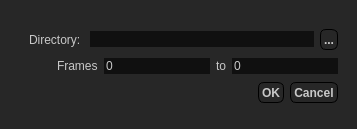
<?xml version="1.0" encoding="UTF-8"?>
<ui version="4.0">
 <class>ExportDialog</class>
 <widget class="QDialog" name="ExportDialog">
  <property name="windowModality">
   <enum>Qt::ApplicationModal</enum>
  </property>
  <property name="geometry">
   <rect>
    <x>0</x>
    <y>0</y>
    <width>357</width>
    <height>129</height>
   </rect>
  </property>
  <property name="windowTitle">
   <string>Export</string>
  </property>
  <property name="styleSheet">
   <string notr="true">/*
	zbrush-like palette
	darkerbg: #101010
	background: #272727	
	lighterbg: #3f3f3f
	inactive font: #959595
	active font: #c8c8c8	
	orange: #f27000
	yellow: #FFDE00
*/

QWidget {
	background: #272727;
	background-color: #272727;
	color: #c8c8c8;
	border: 0;	
}

QTabBar {
	background-color: #272727;
	border: 0;
}

QTabBar::tab { 
	background-color: #272727;
	color: #959595;	 
	padding: 6px;
	/* border: 1px solid black; */ 
	
	border: 0; /* px solid #C4C4C3; */
	 
	border-bottom: 2px solid #272727; /* same as the pane color */
	border-top-left-radius: 0px;
	border-top-right-radius: 0px;
	min-width: 8ex;
}

/* doesnt work..
*[activeScript=&quot;true&quot;]{ 
	background-color: #FFDE00;
}

QTabBar::tab[activeScript=&quot;true&quot;]{
	background-color: #FFDE00;
}
*/

QTabBar::tab:selected, QTabBar::tab:hover {
	background-color: #3f3f3f;
	color: #c8c8c8;	
}

QTabBar::tab:hover {
	background-color: #f27000;
}

QTabWidget::pane { 
	border: 0; 
	border-top: 2px solid #272727;
}



#commandline {
	background-color: #FF0000;
}






QMenu {
     background-color: #272727; /* sets background of the menu */
     color: #c8c8c8;
     border: 1px solid black;     
 }

 QMenu::item {
     /* sets background of menu item. set this to something non-transparent
         if you want menu color and menu item color to be different */
      background-color: #272727; 
      /* background-color: black; */
     
     /* padding: 2px 25px 2px 20px; */
     padding: 2px 25px 2px 20px;
    /*  border: 1px solid transparent; reserve space for selection border */
 }

 QMenu::item:selected { /* when user selects item using mouse or keyboard */
     background-color: #f27000;
 }
 
  QMenu::item:checked {
     background: #3f3f3f;
 }
 
  QMenu::item:checked:selected {
     background-color: #f27000;
 }
 
 QMenu::icon:checked { /* appearance of a 'checked' icon */
     background: transparent; /*#272727; */
     border: 0; /* 1px inset gray; */
     position: absolute;
     top: 1px;
     right: 1px;
     bottom: 1px;
     left: 1px;
 }
  
 QMenu::indicator {
     width: 13px;
     height: 13px;
     background-color: transparent; /* #272727; */
     border: 0;
     padding: 0;
     margin: 0;
 }
 
 /* non-exclusive indicator = check box style indicator (see QActionGroup::setExclusive) */
  QMenu::indicator:non-exclusive {
 	image: none;
 	 border: 0;
     padding: 0;
     margin: 0;
 }
 
 QMenu::indicator:non-exclusive:unchecked {
 }

 QMenu::indicator:non-exclusive:unchecked:selected {
 	background-color: #f27000;
 }

 QMenu::indicator:non-exclusive:checked {
     /* image: url(&quot;../assets/icons/tick.png&quot;); */     
     background: #3f3f3f;
 }

 QMenu::indicator:non-exclusive:checked:selected {
 	background-color: #f27000;
 }

QMenu::separator {
	background: transparent; /* #3f3f3f; */
}

 /* exclusive indicator = radio button style indicator (see QActionGroup::setExclusive) */
 QMenu::indicator:exclusive {
 image: none;
 	 border: 0;
     padding: 0;
     margin: 0;
 }
 
 QMenu::indicator:exclusive:unchecked {
 }

 QMenu::indicator:exclusive:unchecked:selected {
 	background-color: #f27000; 	
 }

 QMenu::indicator:exclusive:checked {
 	background: #3f3f3f;
 }

 QMenu::indicator:exclusive:checked:selected {
 	background-color: #f27000;
 }
 
/* Customize the menu bar. */
QMenuBar {
	background-color: #272727;
	color: #c8c8c8;
	
    border-image: none;
    border-style: none;
    padding: 2px;
    border-bottom: 1px solid black;
}

QMenuBar::item {
    background-color: transparent;
    
    /* border: 1px solid black; */
    /* padding: 4px; */
}

QMenuBar::item:selected {
    background-color: #3f3f3f;
}












QPushButton {
     border-style: outset;
     border-width: 1px;
     border-radius: 6px;
     border-color: black;
     font: bold;
     min-width: 10em;
     padding: 3px;
 }
 
 QPushButton:pressed {
     background-color: #3f3f3f;
     border-style: inset;
 }
 
 QScrollBar {
 	background: #272727;
 }
 
 QScrollBar:horizontal {
 	height: 10px;
    margin: 0 10px 0 10px;
 }
 
  QScrollBar::handle:horizontal {
      background: #3f3f3f; 
      min-width: 5px;
  }
  
  QScrollBar::handle:horizontal:pressed {
      background: #959595;
  }
  
  QScrollBar::add-line:horizontal {      
      background: black;
      border: 2px solid #3f3f3f;
      width: 6px;
      subcontrol-position: right;
      subcontrol-origin: margin;
  }

  QScrollBar::sub-line:horizontal {      
      background: black;
      border: 2px solid #3f3f3f;
      width: 6px;
      subcontrol-position: left;
      subcontrol-origin: margin;
  }
  
  QScrollBar::left-arrow:horizontal, QScrollBar::right-arrow:horizontal {  	 
      width: 0px;
      height: 0px;
      background: none;
  }

  QScrollBar::add-page:horizontal, QScrollBar::sub-page:horizontal {
      background: none;
  }
  
  
 QScrollBar:vertical {
      /* background: #272727; */      
      width: 10px;
      margin: 10px 0 10px 0;
  }
  
  QScrollBar::handle:vertical {
      background: #3f3f3f; 
      min-height: 5px;
  }
  
  QScrollBar::handle:vertical:pressed {
      background: #959595;
  }
  
  QScrollBar::add-line:vertical {      
      background: black;
      border: 2px solid #3f3f3f;
      height: 6px;
      subcontrol-position: bottom;
      subcontrol-origin: margin;
  }

  QScrollBar::sub-line:vertical {      
      background: black;
      border: 2px solid #3f3f3f;
      height: 6px;
      subcontrol-position: top;
      subcontrol-origin: margin;
  }
  
  QScrollBar::up-arrow:vertical, QScrollBar::down-arrow:vertical {  	 
      width: 0px;
      height: 0px;
      background: none;
  }

  QScrollBar::add-page:vertical, QScrollBar::sub-page:vertical {
      background: none;
  }
  
  
  
  
  
  
QSplitter::handle {
	image: none; /* url(images/splitter.png); */
	background: transparent;	
}

 QSplitter::handle:horizontal {
     width: 8px;
     /* border-right: 2px dotted #3f3f3f; */
     
    /* 
     background: qlineargradient(x1: 0, y1: 0, x2: 1, y2: 0,
		stop: 0 #101010, stop: 1.0 #272727 ); */
	background: qlineargradient(x1: 0, y1: 0, x2: 1, y2: 0,
		stop: 0 #181818, 
		stop: 1 #272727 );
     
     
 }

 QSplitter::handle:vertical {
     height: 6px;
     /* border-bottom: 2px dotted #3f3f3f; */
     
     background: qlineargradient(x1: 0, y1: 0, x2: 0, y2: 1,
		stop: 0 #181818, stop: 1.0 #272727 );
 }

 QSplitter::handle:pressed, QSplitter::handle:hover {
     image: none; /* url(images/splitter_pressed.png); */
     /* background: #3f3f3f; */
     border-color: #f27000;
 }
 
 
 
  QToolBar {     
     spacing: 0px; /* spacing between items in the tool bar */
     background: #272727;
 }

QToolBar::separator:horizontal {
	width: 8px;
	 background: transparent; /* #3f3f3f; */
}

 QToolBar::handle:horizontal {
     /* image: url(handle.png); */
     image: none;
     width: 8px;
     background: #3f3f3f;
 }

QToolBar::separator:vertical {
	height: 8px;
	 background: transparent; /* #3f3f3f; */
}

 QToolBar::handle:vertical {
     /* image: url(handle.png); */
     image: none;
     height: 8px;
     background: #3f3f3f;
 }
 
 QToolBar::handle:hover {
     /* image: url(handle.png); */
     image: none;
 	background: #f27000;         
 } 
 
 QToolButton { /* all types of tool button */
	background-color: #272727;
	margin: 0px;
 }

 QToolButton[popupMode=&quot;1&quot;] { /* only for MenuButtonPopup */
     padding-right: 10px; /* make way for the popup button */
 }

 QToolButton:checked {
	 background: #3f3f3f;
}

 QToolButton:pressed, QToolButton:hover {
 	background-color: #f27000;
 }
  
 
QLineEdit {
	background: #101010;
}</string>
  </property>
  <widget class="QFrame" name="frame">
   <property name="geometry">
    <rect>
     <x>20</x>
     <y>20</y>
     <width>327</width>
     <height>92</height>
    </rect>
   </property>
   <property name="frameShape">
    <enum>QFrame::StyledPanel</enum>
   </property>
   <property name="frameShadow">
    <enum>QFrame::Raised</enum>
   </property>
   <layout class="QVBoxLayout" name="verticalLayout">
    <item>
     <layout class="QHBoxLayout" name="horizontalLayout">
      <item>
       <widget class="QLabel" name="label">
        <property name="text">
         <string>Directory: </string>
        </property>
        <property name="buddy">
         <cstring>dirLineEdit</cstring>
        </property>
       </widget>
      </item>
      <item>
       <widget class="QLineEdit" name="dirLineEdit"/>
      </item>
      <item>
       <widget class="QPushButton" name="pushButton">
        <property name="sizePolicy">
         <sizepolicy hsizetype="Minimum" vsizetype="Fixed">
          <horstretch>0</horstretch>
          <verstretch>0</verstretch>
         </sizepolicy>
        </property>
        <property name="minimumSize">
         <size>
          <width>16</width>
          <height>0</height>
         </size>
        </property>
        <property name="text">
         <string>...</string>
        </property>
        <property name="flat">
         <bool>false</bool>
        </property>
       </widget>
      </item>
     </layout>
    </item>
    <item>
     <layout class="QHBoxLayout" name="horizontalLayout_2">
      <item>
       <spacer name="horizontalSpacer">
        <property name="orientation">
         <enum>Qt::Horizontal</enum>
        </property>
        <property name="sizeHint" stdset="0">
         <size>
          <width>40</width>
          <height>20</height>
         </size>
        </property>
       </spacer>
      </item>
      <item>
       <widget class="QLabel" name="label_2">
        <property name="text">
         <string>Frames</string>
        </property>
        <property name="buddy">
         <cstring>lineEdit</cstring>
        </property>
       </widget>
      </item>
      <item>
       <widget class="QLineEdit" name="lineEdit">
        <property name="sizePolicy">
         <sizepolicy hsizetype="Fixed" vsizetype="Fixed">
          <horstretch>0</horstretch>
          <verstretch>0</verstretch>
         </sizepolicy>
        </property>
        <property name="baseSize">
         <size>
          <width>32</width>
          <height>0</height>
         </size>
        </property>
        <property name="inputMask">
         <string>00009; </string>
        </property>
        <property name="text">
         <string>0</string>
        </property>
        <property name="maxLength">
         <number>5</number>
        </property>
       </widget>
      </item>
      <item>
       <widget class="QLabel" name="label_3">
        <property name="text">
         <string>to</string>
        </property>
        <property name="buddy">
         <cstring>lineEdit_2</cstring>
        </property>
       </widget>
      </item>
      <item>
       <widget class="QLineEdit" name="lineEdit_2">
        <property name="sizePolicy">
         <sizepolicy hsizetype="Fixed" vsizetype="Fixed">
          <horstretch>0</horstretch>
          <verstretch>0</verstretch>
         </sizepolicy>
        </property>
        <property name="baseSize">
         <size>
          <width>32</width>
          <height>0</height>
         </size>
        </property>
        <property name="inputMask">
         <string>00009; </string>
        </property>
        <property name="text">
         <string>0</string>
        </property>
        <property name="maxLength">
         <number>5</number>
        </property>
       </widget>
      </item>
     </layout>
    </item>
    <item>
     <widget class="QDialogButtonBox" name="buttonBox">
      <property name="orientation">
       <enum>Qt::Horizontal</enum>
      </property>
      <property name="standardButtons">
       <set>QDialogButtonBox::Cancel|QDialogButtonBox::Ok</set>
      </property>
     </widget>
    </item>
   </layout>
  </widget>
 </widget>
 <resources/>
 <connections>
  <connection>
   <sender>buttonBox</sender>
   <signal>accepted()</signal>
   <receiver>ExportDialog</receiver>
   <slot>accept()</slot>
   <hints>
    <hint type="sourcelabel">
     <x>248</x>
     <y>254</y>
    </hint>
    <hint type="destinationlabel">
     <x>157</x>
     <y>274</y>
    </hint>
   </hints>
  </connection>
  <connection>
   <sender>buttonBox</sender>
   <signal>rejected()</signal>
   <receiver>ExportDialog</receiver>
   <slot>reject()</slot>
   <hints>
    <hint type="sourcelabel">
     <x>316</x>
     <y>260</y>
    </hint>
    <hint type="destinationlabel">
     <x>286</x>
     <y>274</y>
    </hint>
   </hints>
  </connection>
 </connections>
</ui>
